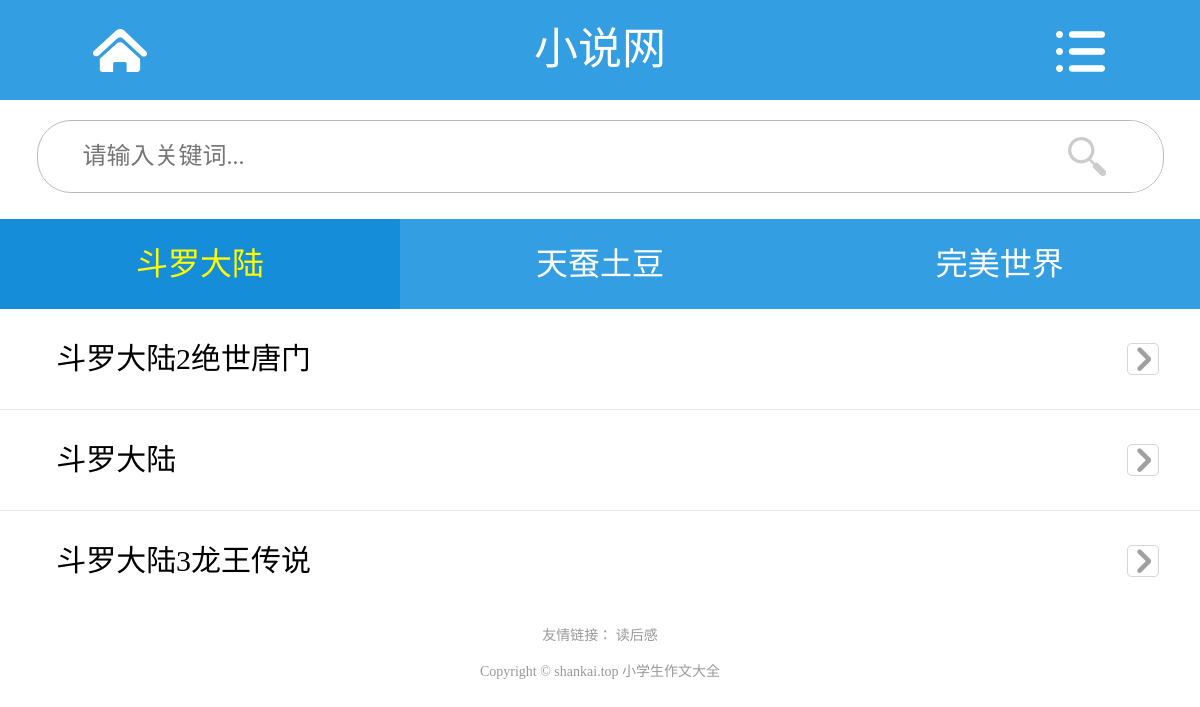
The page / on the database its author committed.
### tables this page shows
CREATE TABLE `pre_book` (
  `id` int(11) unsigned NOT NULL AUTO_INCREMENT COMMENT '主键',
  `title` varchar(255) DEFAULT NULL COMMENT '小说标题',
  `author` varchar(255) DEFAULT NULL COMMENT '作者',
  `register_time` int(11) DEFAULT NULL COMMENT '时间',
  `content` text COMMENT '描述内容',
  `thumb` varchar(255) DEFAULT NULL COMMENT '图片封面',
  `cateid` int(1) unsigned DEFAULT NULL COMMENT '分类外键',
  `flag` enum('top','new','hot') NOT NULL DEFAULT 'new' COMMENT '书籍标签',
  `url` varchar(255) DEFAULT NULL COMMENT '采集详细地址',
  PRIMARY KEY (`id`),
  KEY `key_book_cateid` (`cateid`) USING BTREE,
  CONSTRAINT `foreign_book_cateid` FOREIGN KEY (`cateid`) REFERENCES `pre_cate` (`id`) ON DELETE SET NULL ON UPDATE NO ACTION
);

### includes/init.php (called while the page is built, shortened)
<?php
function My_Autoload ($classname) {
    $classname = strtolower($classname);
}
$db = new DB("localhost","root","root","book");
$config_c = $db->select()->from("config")->all();
?>

### includes/extends/class.db.php (called while the page is built, shortened)
<?php
class DB
{
    private $pre = "pre_";
    private $link = null;
    private $sql = null;
    public function __construct($hostname = "localhost",$username ='root',$password='',$dbname='')
    {
        $this->hostname = $hostname;
        $this->username = $username;
        $this->password = $password;
        $this->dbname = $dbname;
        $this->link = mysqli_connect($this->hostname,$this->username,$this->password) or die("连接数据库失败");
        mysqli_select_db($this->link,$this->dbname);
    }
    public function select($fields = "*")
    {
        $this->sql = "SELECT $fields ";
        return $this;
    }
    public function from($table,$as="")
    {
        $this->sql .= "FROM {$this->pre}$table ";
        return $this;
    }
    public function where($where = 1)
    {
        if(is_array($where))
        {
            $this->sql .= "WHERE ";
            foreach($where as $key=>$item)
            {
                $this->sql .= "$key = '$item' AND ";
            }
        }else {
            $this->sql .= "WHERE $where ";
        }
        $this->sql = trim($this->sql,"AND ");
        return $this;
    }
    public function limit($start=0,$limit=10)
    {
        $this->sql .= " LIMIT $start,$limit";
        return $this;
    }
    public function all()
    {
        $res = mysqli_query($this->link,$this->sql);
        while($row = mysqli_fetch_assoc($res))
        {
            $data[] = $row;
        }
        return $data;
    }
}
?>

### common.php (called while the page is built, shortened)
<?php
include_once("includes/init.php");
$keyword = isset($_POST['keyword']) ? trim($_POST['keyword']) : "";
if(!empty($keyword))
{
  $where = "title LIKE '%$keyword%'";
}else{
  $where = "";
}
$new = $db->select()->from("book")->where("flag = 'new' AND $where")->limit(0,20)->all();
?>

### index.php (the view, shortened to what this page needs)
<?php
include_once("includes/init.php");
include_once("common.php");
?>
<!DOCTYPE html>
<html>
<head>
  <?php include_once('meta.php');?>
</head>
<body>
  <div id="warmp" class="warmp">
    <?php include_once('header.php');?>
    <div class="tab-news" id="tab-news">
      <div class="tab-news-hd tab-hd-index">
            <ul class="fix">
                <li class="on">斗罗大陆</li>
                <li>天蚕土豆</li>
                <li>完美世界</li>
            </ul>
        </div>
        <div class="tab-news-con">
            <div class="con list-index active">
                <ul>
                  <?php foreach($new as $item){?>
                  <li><a href="chapterlist.php?bookid=<?php echo $item['id'];?>"><?php echo $item['title'];?></a></li>
                  <?php }?>
                </ul>
            </div>
        </div>
    </div>
    <?php include_once("footer.php");?>
  </div>
</body>
</html>

### assets/home/css/m.css (style rules this page uses)
ul,li,dl,dt,dd,ol { list-style-type:none; margin:0; padding:0; }
a:link { color:#000;text-decoration:none;outline:none; }
body { margin:0;padding:0;font:14px/22px Microsoft Yahei; min-width:320px; }
.fix:after { display: block;font-size: 0;content:""; clear: both; height: 0; }
.fix { *zoom:1; }
.warmp { position:relative;right:0;z-index:1;-webkit-transition:all .5s ease;transition:all .5s ease; }
.tab-news,.tab-size,.tab-xinqing,.tab-di { margin:26px 0 0 0; }
.tab-hd-index { background:#339ee2; }
.tab-hd-index ul { width:99.99%;margin:0 auto; }
.tab-hd-index li { float:left;width:33.33%;height:90px;text-align:center;color:#fff;font-size:2.285em;line-height:90px }
.tab-hd-index li.on { color:#fffc00;background:#168dd9; }
.tab-news-con .list-index,.tab-size-con .list-index,.tab-xinqing-con .list-index,.tab-di-con .list-index { display:none; }
.tab-news-con .active,.tab-size-con .active,.tab-di-con .active,.tab-xinqing-con .active { display:block; }
.list-index li { overflow:hidden;clear:both;padding:0 2.46875% 0 4.6875%;border-bottom:1px solid #E9E9E9; }
.list-index li:last-child { border:none; }
.list-index li a { float:left;width:99%;height:100px;overflow:hidden;font-size:2.142em;line-height:100px;background:url("../images/ico-tel.png") right center no-repeat; }

### rows shown on the page
pre_book: title "斗罗大陆2绝世唐门"
pre_book: title "斗罗大陆"
pre_book: title "斗罗大陆3龙王传说"
